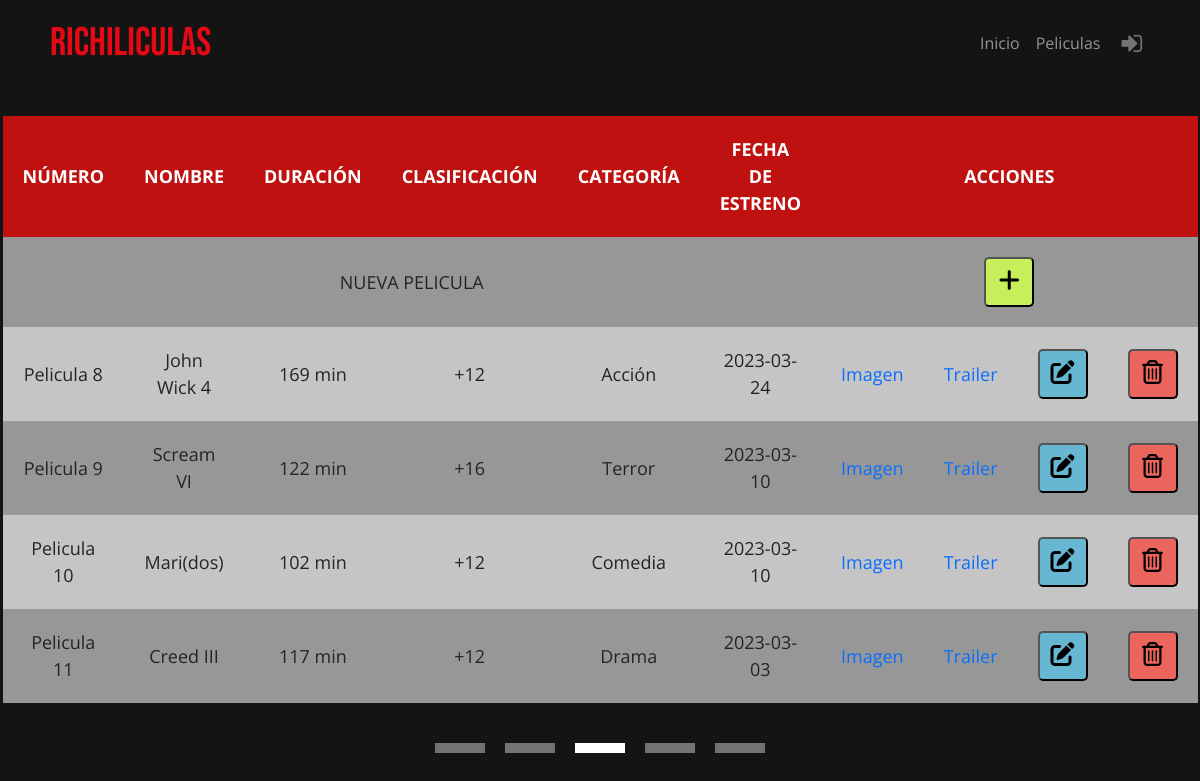
Page /controlador/admin/controlador_admin_peliculas.php?pagina_pelicula=3 on the committed database.
### tables this page shows
CREATE TABLE `pelicula` (
  `id_pelicula` smallint(6) NOT NULL,
  `nombre` varchar(200) NOT NULL,
  `imagen` varchar(200) DEFAULT NULL,
  `sinopsis` varchar(2000) DEFAULT NULL,
  `duracion` smallint(6) NOT NULL,
  `url` varchar(1000) DEFAULT NULL,
  `clasificacion` enum('TP','+7','+12','+16','+18') NOT NULL,
  `categoria` enum('Acción','Aventuras','Ciencia Ficción','Comedia','No-Ficción','Drama','Documental','Fantasía','Musical','Suspense','Terror','Thriller','Animación','Infantil') NOT NULL,
  `fecha_estreno` date DEFAULT NULL
);

### modelo/conexion.php (called while the page is built)
<?php
class Conexion
{
    private $servidor = "localhost";
    private $usuario = "root";
    private $clave = "";
    private $dbname = "cine";
    function conex()
    {
        try {
            return new PDO("mysql:host=$this->servidor;dbname=$this->dbname;charset=utf8", $this->usuario, $this->clave);
        } catch (PDOException $e) {
            return "Error" . $e->getMessage();
        }
    }
}
?>

### modelo/paginacion.php (called while the page is built, shortened)
<?php
include_once("conexion.php");
class Paginacion extends Conexion
{
    private $pagactual;
    private $resultadoporpag;
    private $indice;
    private $totalpag;
    private $conexion;
    private $tabla;
    function __construct($resultadoporpag, $tabla)
    {
        $this->tabla = $tabla;
        $this->conexion = parent::conex();
        $this->resultadoporpag = $resultadoporpag;
        $this->indice = 0;
        $this->pagactual = 1;
        $this->conexion = parent::conex();
        $this->calcularPag();
    }
    function calcularPag()
    {
        if ($this->tabla == 'pelicula' || $this->tabla == 'pelicula_admin') {
            $stmt = $this->conexion->prepare("SELECT COUNT(DISTINCT pelicula.id_pelicula) as total FROM pelicula;");
        } elseif ($this->tabla == 'sala') {
            $stmt = $this->conexion->prepare("SELECT COUNT(DISTINCT sala.id_sala) as total FROM sala;");
        }elseif ($this->tabla == 'usuario') {
            $stmt = $this->conexion->prepare("SELECT COUNT(DISTINCT usuario.id_usuario) as total FROM usuario;");
        }elseif ($this->tabla == 'entradas') {
            $stmt = $this->conexion->prepare("SELECT COUNT(DISTINCT reserva.id_reserva) as total FROM reserva;");
        }
        $stmt->execute();
        $this->numresultados = $stmt->fetch(PDO::FETCH_OBJ)->total;
        $this->totalpag = $this->numresultados / $this->resultadoporpag;
        if ($this->tabla == 'pelicula') {
            if (isset($_GET['pagina'])) {
                if (is_numeric($_GET['pagina'])) {
                    $this->pagactual = $_GET['pagina'];
                } else {
                    $this->pagactual = 1;
                }
                $this->indice = ($this->pagactual - 1) * ($this->resultadoporpag);
            }
        }  elseif ($this->tabla == 'pelicula_admin') {
            if (isset($_GET['pagina_pelicula'])) {
                if (is_numeric($_GET['pagina_pelicula'])) {
                    $this->pagactual = $_GET['pagina_pelicula'];
                } else {
                    $this->pagactual = 1;
                }
                $this->indice = ($this->pagactual - 1) * ($this->resultadoporpag);
            }
        }
    }
    function mostrar()
    {
        try {
            if ($this->tabla == 'pelicula' || $this->tabla == 'pelicula_admin') {
                $stmt = $this->conexion->prepare("SELECT DISTINCT id_pelicula, nombre,imagen,sinopsis,duracion, url, clasificacion,categoria, fecha_estreno FROM pelicula ORDER BY fecha_estreno DESC, id_pelicula ASC LIMIT $this->indice, $this->resultadoporpag;");
            } elseif ($this->tabla == 'sala') {
                $stmt = $this->conexion->prepare("SELECT DISTINCT id_sala,descripcion,capacidad,habilitada,luxury FROM sala ORDER BY id_sala LIMIT $this->indice, $this->resultadoporpag;");
            } elseif ($this->tabla == 'usuario') {
                $stmt = $this->conexion->prepare("SELECT DISTINCT id_usuario,nombre,apellido,correo,contrasena,rol FROM usuario ORDER BY id_usuario LIMIT $this->indice, $this->resultadoporpag;");
            }
            $stmt->execute();
            $registroarray = $stmt->fetchAll(PDO::FETCH_ASSOC);
            return $registroarray;
        } catch (PDOException $e) {
            echo "Error" . $e->getMessage();
        }
    }
    function numeritos()
    {
        $array = array();
        for ($i = 0; $i < $this->totalpag; $i++) {
            $array[] = $i + 1;
        }
        return $array;
    }
}

### vista/pelicula/pelicula_admin.php (the view, shortened to what this page needs)
<!DOCTYPE html>
<html lang="en">
<head>
    <link rel="stylesheet" href="vista/css/tablasAdmin.css">
    <link rel="stylesheet" href="vista/css/estilos.css">
    <link href="https://cdn.jsdelivr.net/npm/bootstrap@5.3.0-alpha1/dist/css/bootstrap.min.css" rel="stylesheet">
</head>
<body>
    <?php
    include "vista/menu.php";
    ?>
    <table id='table'>
        <thead>
            <th data-titulo='Número'>NÚMERO</th>
            <th data-titulo='Nombre'>NOMBRE</th>
            <th data-titulo='Duración'>DURACIÓN</th>
            <th data-titulo='Clasificación'>CLASIFICACIÓN</th>
            <th data-titulo='Categoria'>CATEGORÍA</th>
            <th data-titulo='Fecha de estreno'>FECHA DE ESTRENO</th>
            <th data-titulo='acciones' colspan="4">ACCIONES</th>
        </thead>
        <tr>
            <td colspan="6">NUEVA PELICULA</td>
            <td colspan="4">
                <form method="post" action="index.php">
                    <button class="insert" name="nueva_pelicula" title="Añadir"><i class='fas fa-plus' style='font-size:24px'></i></button>
                </form>
            </td>
        </tr>
        <?php
        foreach ($arraypeliculaspaginado_pelicula as $row) {
        ?>
            <tr>
                <td data-titulo='Número'><?php echo 'Pelicula ' . $row['id_pelicula'] ?></td>
                <td data-titulo='Nombre'><?php echo $row['nombre'] ?></td>
                <td data-titulo='Duración'><?php echo $row['duracion'] . ' min' ?></td>
                <td data-titulo='Clasificación'><?php echo $row['clasificacion'] ?></td>
                <td data-titulo='Categoria'><?php echo $row['categoria'] ?></td>
                <td data-titulo='Fecha de estreno'><?php echo $row['fecha_estreno'] ?></td>
                <td>
                    <?php if ($row['imagen'] != null) { ?>
                        <a href="vista/fotos/<?php echo $row['imagen'] ?>" target="_blank" style="text-decoration: none">Imagen</a>
                    <?php } else { ?>
                    <?php } ?>
                </td>
                <td>
                    <?php if ($row['url'] != null) { ?>
                        <a href="<?php echo 'https://www.youtube.com/embed/' . $row['url'] ?>" target="_blank" style="text-decoration: none">Trailer</a>
                    <?php } else { ?>
                    <?php } ?>
                </td>
                <td>
                    <form method="post" action="index.php">
                        <button class="edit" name="editar_pelicula" title="Editar"><i class='fas fa-edit' style='font-size:24px'></i></button>
                    </form>
                </td>
                <td>
                    <form method="post" action="index.php">
                        <button class="trash" name="borrar_peli" title="Borrar"><i class='far fa-trash-alt' style='font-size:24px'></i></button>
                    </form>
                </td>
            </tr>
        <?php
        }
        ?>
    </table>
    <div id='contain'>
        <div id='dentro' style="margin-top: 0px; margin-bottom:40px">
            <?php
            foreach ($num_pelicula as $a) {
                if (isset($_GET["pagina_pelicula"])) {
                    if ($_GET["pagina_pelicula"] == $a) {
            ?>
                        <a href='?pagina_pelicula=<?= ($a) ?>'>
                            <div id='colorea' class='dentro'></div>
                        </a>
                    <?php
                    } else {
                    ?>
                        <a href='?pagina_pelicula=<?= ($a) ?>'>
                            <div class='dentro'></div>
                        </a>
                    <?php
                    }
                }
            }
            ?>
        </div>
    </div>
</body>
</html>

### vista/css/tablasAdmin.css (style rules this page uses)
table { background-color: white; text-align: center; border-collapse: collapse; margin: 0 auto; font-size: 18px; width: 90%; margin-top: 30px; }
th, td { padding: 20px; }
th { background-color: #c01111; border-bottom: solid 5px #0F362D; color: white; }
tr:nth-child(even) { background-color: #c5c5c5; }
tr:nth-child(odd) { background-color: rgb(151, 151, 151); }
button.edit { background-color: #67b7d2; border-radius: 5px; width: 50px; height: 50px; }
button.trash { background-color: #ec655c; border-radius: 5px; width: 50px; height: 50px; }
button.insert { background-color: #c7ee5b; border-radius: 5px; width: 50px; height: 50px; }

### vista/css/estilos.css (style rules this page uses)
:root { --rojo: #E50914; --fondo: #141414; }
* { margin: 0; padding: 0; box-sizing: border-box; }
body { background: var(--fondo); font-family: 'Open Sans', sans-serif; }
#contain { margin-top: 40px; background-color: transparent; display: flex; justify-content: center; align-items: center; }
#dentro { background-color: transparent; position: relative; width: 50%; margin: 0; display: flex; justify-content: center; align-items: center; gap: 20px 20px; flex-wrap: wrap; }
#dentro a { text-decoration: none; }
.dentro { background-color: #737373; color: white; width: 50px; height:10px; display: flex; text-align: center; justify-content: center; align-items: center; }
#colorea { background-color: white; color: white; font-weight: bold; }

### rows in the picture
pelicula: id_pelicula "8", nombre "John Wick 4", duracion "169", clasificacion "+12", categoria "Acción", fecha_estreno "2023-03-24"
pelicula: id_pelicula "9", nombre "Scream VI", duracion "122", clasificacion "+16", categoria "Terror", fecha_estreno "2023-03-10"
pelicula: id_pelicula "10", nombre "Mari(dos)", duracion "102", clasificacion "+12", categoria "Comedia", fecha_estreno "2023-03-10"
pelicula: id_pelicula "11", nombre "Creed III", duracion "117", clasificacion "+12", categoria "Drama", fecha_estreno "2023-03-03"
